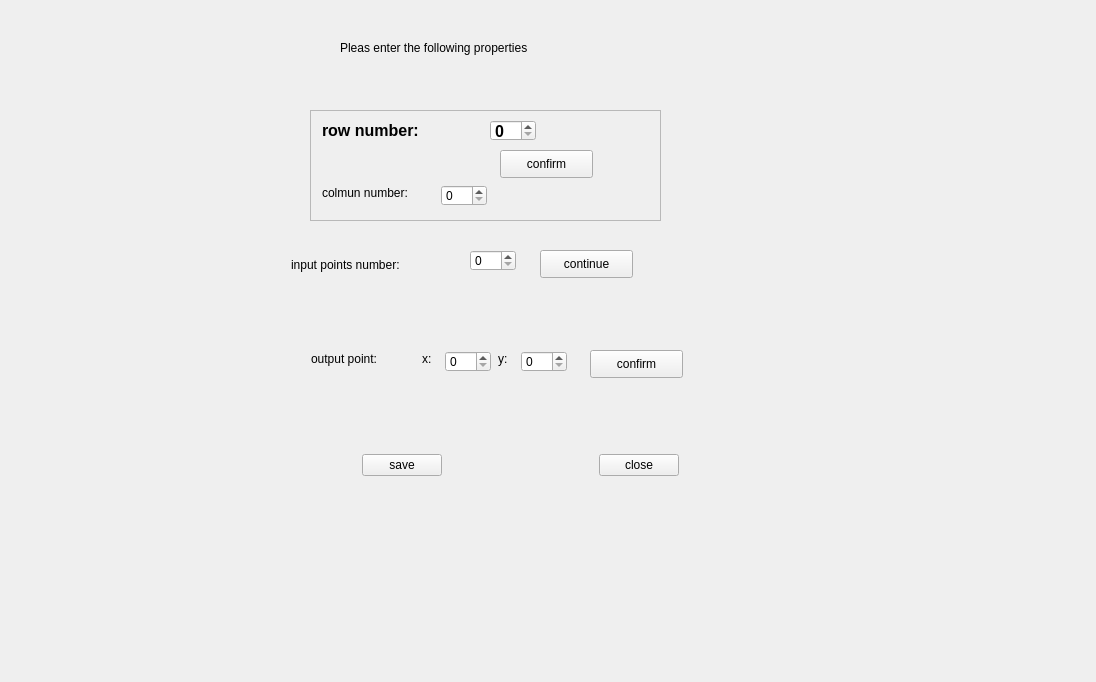
<?xml version="1.0" encoding="UTF-8"?>
<ui version="4.0">
 <class>SettingWidget</class>
 <widget class="QWidget" name="SettingWidget">
  <property name="geometry">
   <rect>
    <x>0</x>
    <y>0</y>
    <width>1096</width>
    <height>682</height>
   </rect>
  </property>
  <property name="windowTitle">
   <string>Form</string>
  </property>
  <widget class="QLabel" name="label">
   <property name="geometry">
    <rect>
     <x>340</x>
     <y>40</y>
     <width>288</width>
     <height>16</height>
    </rect>
   </property>
   <property name="text">
    <string>Pleas enter the following properties</string>
   </property>
  </widget>
  <widget class="QFrame" name="frame">
   <property name="geometry">
    <rect>
     <x>310</x>
     <y>110</y>
     <width>351</width>
     <height>111</height>
    </rect>
   </property>
   <property name="layoutDirection">
    <enum>Qt::LeftToRight</enum>
   </property>
   <property name="frameShape">
    <enum>QFrame::StyledPanel</enum>
   </property>
   <property name="frameShadow">
    <enum>QFrame::Raised</enum>
   </property>
   <widget class="QLabel" name="rowNum">
    <property name="geometry">
     <rect>
      <x>12</x>
      <y>12</y>
      <width>151</width>
      <height>16</height>
     </rect>
    </property>
    <property name="font">
     <font>
      <pointsize>12</pointsize>
      <weight>75</weight>
      <bold>true</bold>
     </font>
    </property>
    <property name="text">
     <string>row number:</string>
    </property>
   </widget>
   <widget class="QLabel" name="colNum">
    <property name="geometry">
     <rect>
      <x>12</x>
      <y>75</y>
      <width>112</width>
      <height>16</height>
     </rect>
    </property>
    <property name="text">
     <string>colmun number:</string>
    </property>
   </widget>
   <widget class="QSpinBox" name="rowSpinBox">
    <property name="geometry">
     <rect>
      <x>180</x>
      <y>10</y>
      <width>46</width>
      <height>21</height>
     </rect>
    </property>
    <property name="font">
     <font>
      <pointsize>12</pointsize>
      <weight>75</weight>
      <bold>true</bold>
     </font>
    </property>
   </widget>
   <widget class="QSpinBox" name="colSpinBox">
    <property name="geometry">
     <rect>
      <x>131</x>
      <y>75</y>
      <width>46</width>
      <height>21</height>
     </rect>
    </property>
   </widget>
   <widget class="QPushButton" name="confirmButton">
    <property name="geometry">
     <rect>
      <x>190</x>
      <y>40</y>
      <width>93</width>
      <height>28</height>
     </rect>
    </property>
    <property name="text">
     <string>confirm</string>
    </property>
   </widget>
   <widget class="QLabel" name="rcCheckLabel">
    <property name="geometry">
     <rect>
      <x>290</x>
      <y>40</y>
      <width>51</width>
      <height>31</height>
     </rect>
    </property>
    <property name="text">
     <string/>
    </property>
    <property name="pixmap">
     <pixmap resource="image.qrc">:/image/image/correct.png</pixmap>
    </property>
    <property name="scaledContents">
     <bool>true</bool>
    </property>
   </widget>
  </widget>
  <widget class="QWidget" name="widget" native="true">
   <property name="geometry">
    <rect>
     <x>1063</x>
     <y>456</y>
     <width>22</width>
     <height>22</height>
    </rect>
   </property>
   <layout class="QHBoxLayout" name="horizontalLayout"/>
  </widget>
  <widget class="QWidget" name="widget_2" native="true">
   <property name="geometry">
    <rect>
     <x>280</x>
     <y>240</y>
     <width>421</width>
     <height>51</height>
    </rect>
   </property>
   <widget class="QLabel" name="label_2">
    <property name="geometry">
     <rect>
      <x>11</x>
      <y>11</y>
      <width>171</width>
      <height>28</height>
     </rect>
    </property>
    <property name="text">
     <string>input points number:</string>
    </property>
   </widget>
   <widget class="QSpinBox" name="inpNumSpinBox">
    <property name="geometry">
     <rect>
      <x>190</x>
      <y>10</y>
      <width>46</width>
      <height>21</height>
     </rect>
    </property>
   </widget>
   <widget class="QPushButton" name="inOKButton">
    <property name="geometry">
     <rect>
      <x>260</x>
      <y>10</y>
      <width>93</width>
      <height>28</height>
     </rect>
    </property>
    <property name="text">
     <string>continue</string>
    </property>
   </widget>
   <widget class="QLabel" name="inputCheckLabel">
    <property name="geometry">
     <rect>
      <x>360</x>
      <y>10</y>
      <width>51</width>
      <height>31</height>
     </rect>
    </property>
    <property name="text">
     <string/>
    </property>
    <property name="pixmap">
     <pixmap resource="image.qrc">:/image/image/correct.png</pixmap>
    </property>
    <property name="scaledContents">
     <bool>true</bool>
    </property>
   </widget>
  </widget>
  <widget class="QWidget" name="widget_3" native="true">
   <property name="geometry">
    <rect>
     <x>300</x>
     <y>340</y>
     <width>451</width>
     <height>51</height>
    </rect>
   </property>
   <widget class="QLabel" name="label_3">
    <property name="geometry">
     <rect>
      <x>11</x>
      <y>11</y>
      <width>104</width>
      <height>16</height>
     </rect>
    </property>
    <property name="text">
     <string>output point:</string>
    </property>
   </widget>
   <widget class="QSpinBox" name="outXSpinBox">
    <property name="geometry">
     <rect>
      <x>145</x>
      <y>11</y>
      <width>46</width>
      <height>21</height>
     </rect>
    </property>
   </widget>
   <widget class="QSpinBox" name="outYSpinBox">
    <property name="geometry">
     <rect>
      <x>221</x>
      <y>11</y>
      <width>46</width>
      <height>21</height>
     </rect>
    </property>
   </widget>
   <widget class="QLabel" name="label_4">
    <property name="geometry">
     <rect>
      <x>122</x>
      <y>11</y>
      <width>16</width>
      <height>16</height>
     </rect>
    </property>
    <property name="text">
     <string>x:</string>
    </property>
   </widget>
   <widget class="QLabel" name="label_5">
    <property name="geometry">
     <rect>
      <x>198</x>
      <y>11</y>
      <width>16</width>
      <height>16</height>
     </rect>
    </property>
    <property name="text">
     <string>y:</string>
    </property>
   </widget>
   <widget class="QLabel" name="outputCheckLabel">
    <property name="geometry">
     <rect>
      <x>400</x>
      <y>10</y>
      <width>51</width>
      <height>31</height>
     </rect>
    </property>
    <property name="text">
     <string/>
    </property>
    <property name="pixmap">
     <pixmap resource="image.qrc">:/image/image/correct.png</pixmap>
    </property>
    <property name="scaledContents">
     <bool>true</bool>
    </property>
   </widget>
   <widget class="QPushButton" name="confirmButton_2">
    <property name="geometry">
     <rect>
      <x>290</x>
      <y>10</y>
      <width>93</width>
      <height>28</height>
     </rect>
    </property>
    <property name="text">
     <string>confirm</string>
    </property>
   </widget>
  </widget>
  <widget class="QWidget" name="widget_4" native="true">
   <property name="geometry">
    <rect>
     <x>210</x>
     <y>440</y>
     <width>657</width>
     <height>50</height>
    </rect>
   </property>
   <layout class="QHBoxLayout" name="horizontalLayout_2">
    <item>
     <spacer name="horizontalSpacer">
      <property name="orientation">
       <enum>Qt::Horizontal</enum>
      </property>
      <property name="sizeHint" stdset="0">
       <size>
        <width>115</width>
        <height>20</height>
       </size>
      </property>
     </spacer>
    </item>
    <item>
     <widget class="QPushButton" name="saveButton">
      <property name="text">
       <string>save</string>
      </property>
     </widget>
    </item>
    <item>
     <spacer name="horizontalSpacer_2">
      <property name="orientation">
       <enum>Qt::Horizontal</enum>
      </property>
      <property name="sizeHint" stdset="0">
       <size>
        <width>115</width>
        <height>20</height>
       </size>
      </property>
     </spacer>
    </item>
    <item>
     <widget class="QPushButton" name="closeButton">
      <property name="text">
       <string>close</string>
      </property>
     </widget>
    </item>
    <item>
     <spacer name="horizontalSpacer_11">
      <property name="orientation">
       <enum>Qt::Horizontal</enum>
      </property>
      <property name="sizeHint" stdset="0">
       <size>
        <width>188</width>
        <height>20</height>
       </size>
      </property>
     </spacer>
    </item>
   </layout>
  </widget>
 </widget>
 <resources>
  <include location="image.qrc"/>
 </resources>
 <connections/>
</ui>
